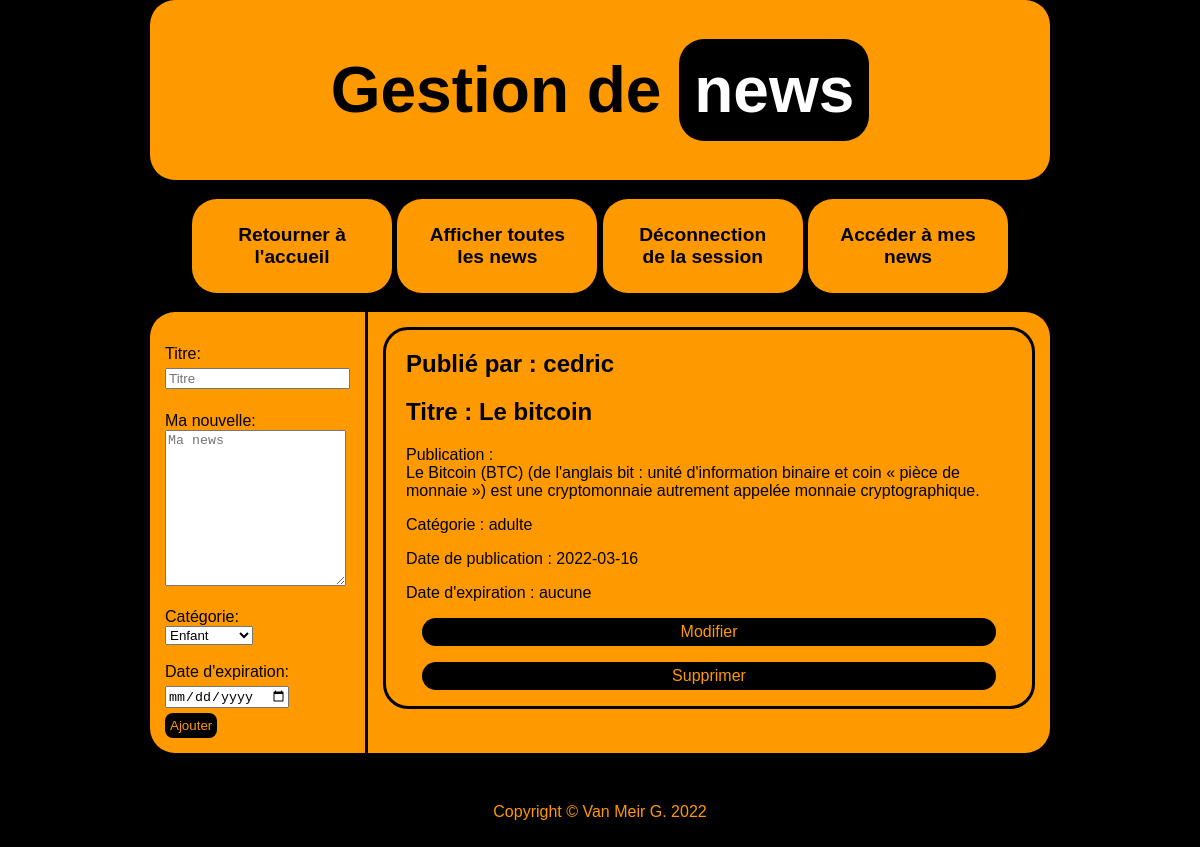
Screenshot of /news_utilisateur.php (signed in) with the database file from the repository.
### tables this page shows
CREATE TABLE news
(
  idNews      int(11)     NOT NULL AUTO_INCREMENT,
  titre       varchar(64) NOT NULL,
  texte       text        NOT NULL,
  pseudo      varchar(25) NOT NULL,
  publication date        NOT NULL,
  expiration  date        DEFAULT NULL,
  categorie   int(11)     NOT NULL,
  PRIMARY KEY (idNews),
  FOREIGN KEY (categorie) REFERENCES categorie(id)
);

### news_utilisateur.php (called while the page is built, shortened)
<?php
    require_once "./models/news.php";
    require_once "views/news_utilisateur.php";
?>

### models/news.php (called while the page is built, shortened)
<?php
    function afficher_news_utilisateur ($pseudo)
    {
        $bd = connectionBaseDeDonnee();
        $sql="SELECT * FROM news WHERE pseudo LIKE '$pseudo' ORDER BY publication DESC";
        $recherche=mysqli_query($bd,$sql);
        $tab = mysqli_fetch_all($recherche,MYSQLI_ASSOC);
        return $tab;
    }
?>

### views/news_utilisateur.php (the view, shortened to what this page needs)
<!DOCTYPE html>
<html lang="fr">
<head>
    <link rel="stylesheet" href="./css/styles.css">
</head>
<body>
    <?php require("header.php");?>
    <?php require("menu.php");?>
    <main>
        <form method="POST" action="./news_utilisateur.php" >
            <label for="titre" ><br>Titre:</label>
            <input type="text" name="titre" placeholder="Titre" value="" required>
            <label for="news" ><br>Ma nouvelle:<br></label>
            <textarea id="news" name="news" rows="10" placeholder="Ma news" value="" required></textarea>
            <label for="categorie" ><br><br>Catégorie:<br></label>
                <select type="text" name="categorie" id="categorie">
                    <option value="1"> Enfant </option>
                </select>
            <label for="date_expiration"><br><br>Date d'expiration:</label>
            <input type="date" id="date_expiration" name="date_expiration" value="">
            <button type="submit" name="form_submit">
                Ajouter
            </button>
        </form>
        <aside>
            <?php
                $tab=afficher_news_utilisateur($_SESSION['pseudo']);
                if(empty($tab))
                {
                    echo'<h2 class="aucune_news">'."Vous n'avez encore publié aucune news".'</h2>';
                }
                else
                {
                    foreach($tab as $val)
                    {
                        echo '<div class="une_news">';
                        echo"<h1>Publié par : ".$val['pseudo']."</h1>";
                        echo"<h1>Titre : ".$val['titre']."</h1>";
                        echo"<p>Publication : <br>".$val['texte']."</p>";
                        if($val['categorie']==2)
                        {
                            echo'Catégorie : adulte';
                        }
                        echo"<p>Date de publication : ".$val['publication']."</p>";
                        if($val['expiration']==NULL)
                        {
                            echo"<p>Date d'expiration : aucune</p>";
                        }
                        else
                        {
                            echo"<p>Date d'expiration : ".$val['expiration']."</p>";
                        }
                        echo '<a class="modifier" href="./modifier_news.php ? idNews='.$val['idNews'].'">'."Modifier".'</a>';
                        echo '<a class="supprimer" href="./supprimer_confirmation.php ? idNews='.$val['idNews'].'" >'."Supprimer".'</a>';
                        echo '</div>';
                    }
                }
            ?>
        </aside>
    </main>
    <?php require("footer.php");?>
</body>
</html>

### css/styles.css (style rules this page uses)
html { height: 100%; font-family: sans-serif; font-size: 1em; }
body { background-color: #000000; margin: 0; }
header,nav,main,footer { margin: 0 auto; width: 900px; }
a { text-decoration: none; }
main { height: 100%; display: flex; background-color: #FF9900; border-radius: 25px; }
form { margin: 0 auto; padding: 15px; }
input { display: block; margin: 5px 0; }
button { background-color: #000000; border: none; border-radius: 8px; color:#FF9900; padding: 5px; }
.modifier, .supprimer, .annuler, .confirmer_modification { background-color: rgb(0, 0, 0); color:#FF9900; text-decoration: none; text-align: center; margin: 16px; display: block; border-radius: 25px; padding: 5px; }
aside { border-left: 3px solid rgb(0, 0, 0); padding: 15px; }
.une_news { padding-left: 20px; padding-right: 20px; padding-top: 0px; padding-bottom: 0px; border-radius: 25px; margin-bottom: 15px; border:3px solid rgb(0, 0, 0); color:#000000; }

### rows the page displays
news: pseudo "cedric", titre "Le bitcoin", texte "Le Bitcoin (BTC) (de l'anglais bit : unité d'information binaire et coin « pièce de monnaie ») est une cryptomonnaie autrement appelée monnaie cryptographique.", shows "Catégorie : adulte", publication "2022-03-16", shows "Date d'expiration : aucune"
